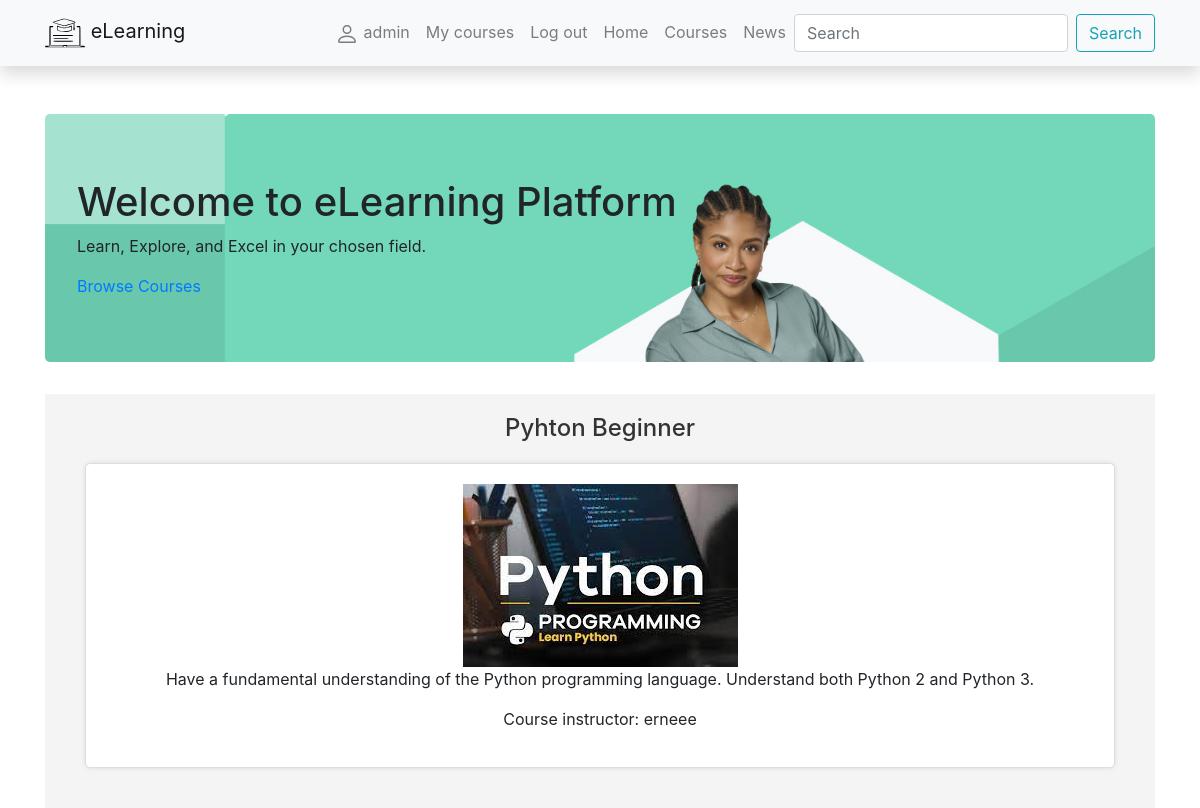
The page /learning/courses/1 (signed in) on the database as committed earlier.
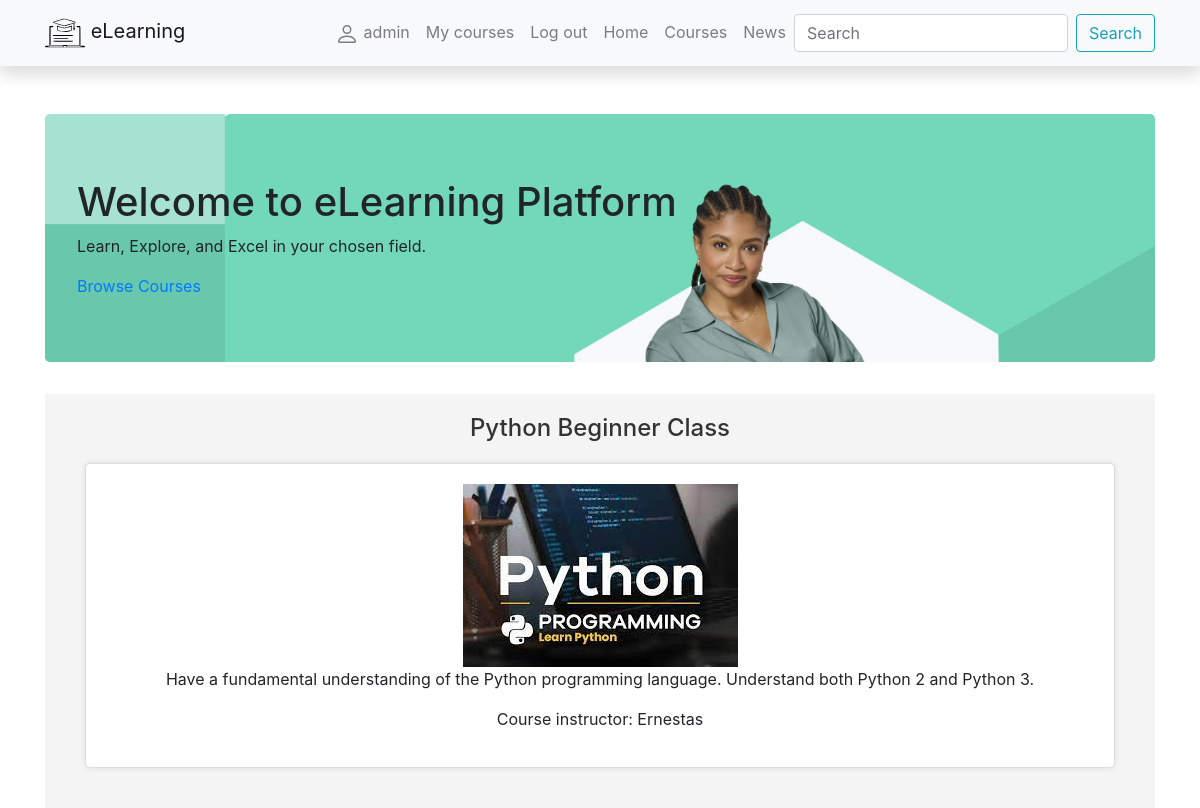
The same page on the database as committed later.
### elearning/models.py (models this page shows, shortened)
class Course(models.Model):
    title = models.CharField(max_length=255)
    description = models.TextField()
    cover = models.ImageField('Cover', upload_to='covers', null=True, blank=True)
    instructor = models.ForeignKey(User, on_delete=models.CASCADE, related_name='instructor_courses', null=True)
    students = models.ManyToManyField(User, through='Enrollment', related_name='enrolled_courses', null=True)

### elearning/views.py (the view)
# urls.py: path('courses/<int:pk>', views.CourseDetailView.as_view(), name='course-one'),
class CourseDetailView(generic.DetailView):
    model = Course
    template_name = 'course_detail.html'

### elearning/templates/course_detail.html
{% extends "base.html" %}
{% block content %}
{% load static %}
<div class="jumbotron text-left" style="background-image: url({% static 'images/header.jpg' %}); background-size: 100%;">
  <h1>Welcome to eLearning Platform</h1>
  <p>Learn, Explore, and Excel in your chosen field.</p>
  <a href="{% url 'courses-list-url' %}">Browse Courses</a>
</div>
<section id="courses" class="text-center">
  <h2>{{ course.title }}</h2>
  <div class="course">
    <img src="{% static 'images/python.jpg' %}" alt="Course 1">
    <p>{{ course.description }}</p>
    <p>Course instructor: {{ course.instructor }}</p>
  </div>
</section>
{% endblock %}

Rows that differ between the two databases and show on the page:
changed Course: title "Pyhton Beginner" → "Python Beginner Class"; instructor "erneee" → "Ernestas"
